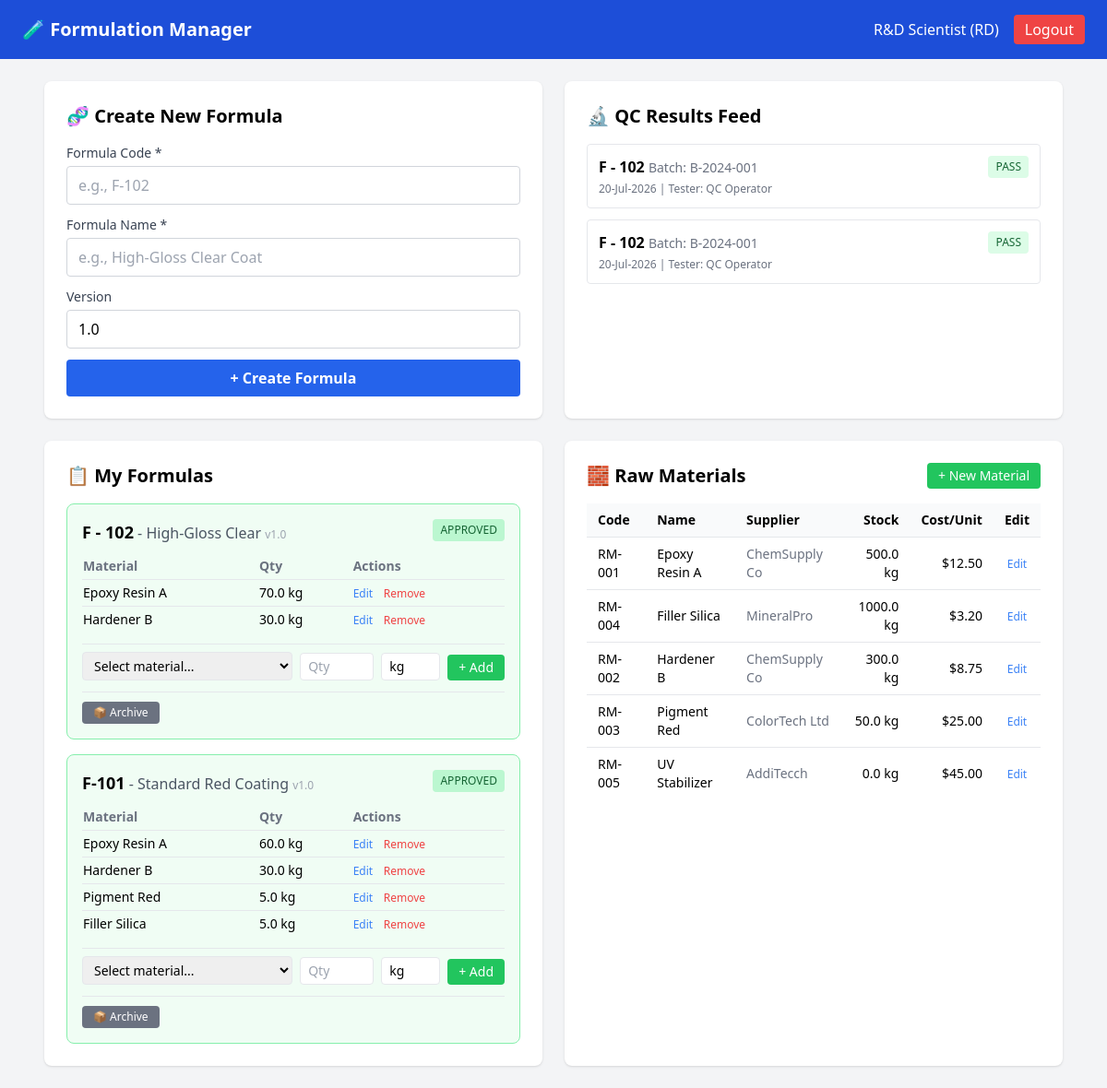
/dashboard (signed in), run on an earlier commit of the app's database.
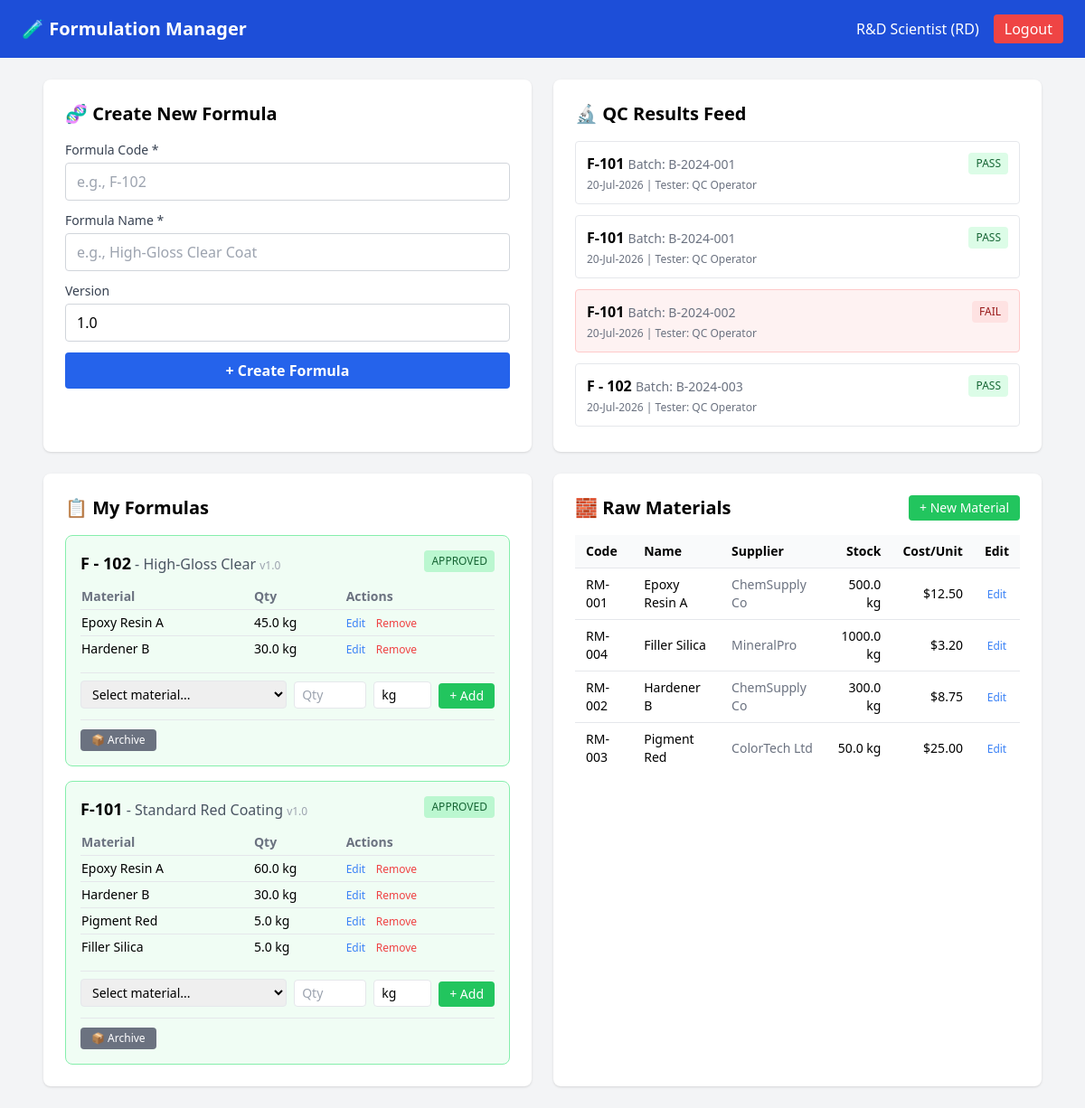
And on a later commit of the database.
### app.py (models this page shows)
class QCTestResult(db.Model):
    id = db.Column(db.Integer, primary_key=True)
    formula_id = db.Column(db.Integer, db.ForeignKey('formula.id'), nullable=False)
    batch_number = db.Column(db.String(50), nullable=False)
    test_date = db.Column(db.DateTime, default=datetime.utcnow)
    tested_by = db.Column(db.String(80))
    parameters = db.Column(db.Text)  # JSON string: [{"name":"Viscosity","result":"1500","unit":"cP","spec":"1400-1600","pass":true}]
    status = db.Column(db.String(20), default='pending')  # pass, fail, pending
    notes = db.Column(db.Text)
    formula = db.relationship('Formula')

class Formula(db.Model):
    id = db.Column(db.Integer, primary_key=True)
    code = db.Column(db.String(20), unique=True, nullable=False)
    name = db.Column(db.String(200), nullable=False)
    version = db.Column(db.String(10), default='1.0')
    status = db.Column(db.String(20), default='draft')  # draft, approved, archived
    created_by = db.Column(db.String(80))
    created_at = db.Column(db.DateTime, default=datetime.utcnow)
    ingredients = db.relationship('FormulaIngredient', backref='formula', lazy=True)

class FormulaIngredient(db.Model):
    id = db.Column(db.Integer, primary_key=True)
    formula_id = db.Column(db.Integer, db.ForeignKey('formula.id'), nullable=False)
    raw_material_id = db.Column(db.Integer, db.ForeignKey('raw_material.id'), nullable=False)
    quantity = db.Column(db.Float, nullable=False)
    unit = db.Column(db.String(20), default='kg')
    material = db.relationship('RawMaterial')

class RawMaterial(db.Model):
    id = db.Column(db.Integer, primary_key=True)
    code = db.Column(db.String(20), unique=True, nullable=False)
    name = db.Column(db.String(100), nullable=False)
    supplier = db.Column(db.String(100))
    unit = db.Column(db.String(20), default='kg')
    cost_per_unit = db.Column(db.Float)
    stock_level = db.Column(db.Float, default=0)
    created_by = db.Column(db.String(80))
    created_at = db.Column(db.DateTime, default=datetime.utcnow)

### app.py (the view, shortened to what this page needs)
@app.route('/dashboard')
@login_required
def dashboard():
    role_templates = {
        'qc': 'dashboard_qc.html',
        'rd': 'dashboard_rd.html',
        'planner': 'dashboard_planner.html',
        'production': 'dashboard_production.html',
        'factory': 'dashboard_factory.html',
        'audit': 'dashboard_audit.html',
        'md': 'dashboard_md.html'
    }
    template = role_templates.get(current_user.role, 'login.html')
    if current_user.role == 'qc':
        formulas = Formula.query.filter_by(status='approved').all()
        recent_tests = QCTestResult.query.order_by(QCTestResult.test_date.desc()).limit(10).all()
        return render_template(template, formulas=formulas, recent_tests=recent_tests)
    elif current_user.role == 'rd':
        formulas = Formula.query.order_by(Formula.created_at.desc()).all()
        materials = RawMaterial.query.order_by(RawMaterial.name).all()
        qc_feed = QCTestResult.query.order_by(QCTestResult.test_date.desc()).limit(20).all()
        return render_template(template, formulas=formulas, materials=materials, qc_feed=qc_feed)
    return render_template(template)

### app.py (called while the page is built)
@login_manager.user_loader
def load_user(user_id):
    return User.query.get(int(user_id))

### templates/dashboard_rd.html (shortened to what the changed rows need)
{% extends "base.html" %}
{% block content %}
<div class="grid grid-cols-1 md:grid-cols-2 gap-6 mb-6">
    <div class="bg-white rounded-lg shadow p-6">
        <h2 class="text-xl font-bold mb-4">🧬 Create New Formula</h2>
    </div>
    <div class="bg-white rounded-lg shadow p-6">
        <h2 class="text-xl font-bold mb-4">🔬 QC Results Feed</h2>
        {% if qc_feed %}
        <div class="space-y-3 max-h-80 overflow-y-auto">
            {% for test in qc_feed %}
            <div class="border rounded p-3 {% if test.status == 'fail' %}border-red-200 bg-red-50{% else %}border-gray-200{% endif %}">
                <div class="flex justify-between items-start">
                    <div>
                        <span class="font-semibold">{{ test.formula.code if test.formula else 'N/A' }}</span>
                        <span class="text-gray-500 text-sm">Batch: {{ test.batch_number }}</span>
                    </div>
                    <span class="text-xs px-2 py-1 rounded font-medium
                        {% if test.status == 'pass' %}bg-green-100 text-green-800
                        {% elif test.status == 'fail' %}bg-red-100 text-red-800
                        {% else %}bg-yellow-100 text-yellow-800{% endif %}">
                        {{ test.status.upper() }}
                    </span>
                </div>
                <div class="text-xs text-gray-500 mt-1">
                    {{ test.test_date.strftime('%d-%b-%Y') if test.test_date else '' }} | Tester: {{ test.tested_by }}
                </div>
            </div>
            {% endfor %}
        </div>
        {% else %}
        <div class="text-center py-8 text-gray-400">
            <p class="text-4xl mb-2">📭</p>
            <p>No QC results yet</p>
        </div>
        {% endif %}
    </div>
</div>
<div class="grid grid-cols-1 md:grid-cols-2 gap-6">
    <div class="bg-white rounded-lg shadow p-6">
        <h2 class="text-xl font-bold mb-4">📋 My Formulas</h2>
        {% if formulas %}
        <div class="space-y-4">
            {% for formula in formulas %}
            <div class="border rounded-lg p-4 {% if formula.status == 'approved' %}border-green-300 bg-green-50{% elif formula.status == 'archived' %}border-gray-300 bg-gray-50{% else %}border-blue-200{% endif %}">
                <div class="flex justify-between items-start mb-3">
                    <div>
                        <span class="font-bold text-lg">{{ formula.code }}</span>
                        <span class="text-gray-600">- {{ formula.name }}</span>
                        <span class="text-xs text-gray-400">v{{ formula.version }}</span>
                    </div>
                    <span class="text-xs px-2 py-1 rounded font-medium
                        {% if formula.status == 'approved' %}bg-green-200 text-green-800
                        {% elif formula.status == 'archived' %}bg-gray-300 text-gray-600
                        {% else %}bg-blue-200 text-blue-800{% endif %}">
                        {{ formula.status.upper() }}
                    </span>
                </div>
                {% if formula.ingredients %}
                <table class="w-full text-sm mb-3">
                    <thead class="text-left text-gray-500">
                        <tr>
                            <th class="pb-1">Material</th>
                            <th class="pb-1">Qty</th>
                            <th class="pb-1">Actions</th>
                        </tr>
                    </thead>
                    <tbody>
                        {% for ing in formula.ingredients %}
                        <tr class="border-t">
                            <td class="py-1">{{ ing.material.name if ing.material else 'Unknown' }}</td>
                            <td class="py-1">{{ ing.quantity }} {{ ing.unit }}</td>
                            <td class="py-1">
                                <button onclick="document.getElementById('edit-ing-{{ ing.id }}').classList.toggle('hidden')"
                                        class="text-blue-500 text-xs hover:underline">Edit</button>
                                <form method="POST" action="{{ url_for('remove_ingredient', ingredient_id=ing.id) }}" class="inline">
                                    <button type="submit" class="text-red-500 text-xs hover:underline ml-2"
                                            onclick="return confirm('Remove this ingredient?')">Remove</button>
                                </form>
                            </td>
                        </tr>
                        {% endfor %}
                    </tbody>
                </table>
                {% else %}
                <p class="text-sm text-gray-400 mb-3">No ingredients added yet</p>
                {% endif %}
                <form method="POST" action="{{ url_for('add_ingredient') }}" class="flex gap-2 items-end mt-2 pt-2 border-t">
                    <div class="flex-1">
                        <select name="material_id" required class="w-full px-2 py-1 border rounded text-sm">
                            <option value="">Select material...</option>
                        </select>
                    </div>
                    <div>
                        <input type="number" step="0.01" name="quantity" placeholder="Qty" required
                               class="w-20 px-2 py-1 border rounded text-sm">
                    </div>
                    <div>
                        <input type="text" name="unit" value="kg"
                               class="w-16 px-2 py-1 border rounded text-sm">
                    </div>
                    <button type="submit" class="bg-green-500 text-white px-3 py-1 rounded text-sm">+ Add</button>
                </form>
                <div class="flex gap-2 mt-3 pt-2 border-t">
                    {% if formula.status == 'approved' %}
                    <form method="POST" action="{{ url_for('update_formula_status', formula_id=formula.id) }}" class="inline">
                        <button type="submit" class="bg-gray-500 text-white px-3 py-1 rounded text-xs">📦 Archive</button>
                    </form>
                    {% endif %}
                </div>
            </div>
            {% endfor %}
        </div>
        {% else %}
        <div class="text-center py-8 text-gray-400">
            <p class="text-4xl mb-2">🧪</p>
            <p>No formulas created yet</p>
        </div>
        {% endif %}
    </div>
    <div class="bg-white rounded-lg shadow p-6">
        <div class="flex justify-between items-center mb-4">
            <h2 class="text-xl font-bold">🧱 Raw Materials</h2>
        </div>
        {% if materials %}
        <div class="overflow-x-auto">
            <table class="w-full text-sm">
                <thead class="bg-gray-50">
                    <tr>
                        <th class="px-3 py-2 text-left">Code</th>
                        <th class="px-3 py-2 text-left">Name</th>
                        <th class="px-3 py-2 text-left">Supplier</th>
                        <th class="px-3 py-2 text-right">Stock</th>
                        <th class="px-3 py-2 text-right">Cost/Unit</th>
                        <th class="px-3 py-2">Edit</th>
                    </tr>
                </thead>
                <tbody>
                    {% for mat in materials %}
                    <tr class="border-t hover:bg-gray-50">
                        <td class="px-3 py-2 font-medium">{{ mat.code }}</td>
                        <td class="px-3 py-2">{{ mat.name }}</td>
                        <td class="px-3 py-2 text-gray-500">{{ mat.supplier or '-' }}</td>
                        <td class="px-3 py-2 text-right">{{ mat.stock_level }} {{ mat.unit }}</td>
                        <td class="px-3 py-2 text-right">${{ "%.2f"|format(mat.cost_per_unit|float) if mat.cost_per_unit else '0.00' }}</td>
                        <td class="px-3 py-2 text-center">
                            <button onclick="document.getElementById('edit-mat-{{ mat.id }}').classList.toggle('hidden')"
                                    class="text-blue-500 text-xs hover:underline">Edit</button>
                        </td>
                    </tr>
                    {% endfor %}
                </tbody>
            </table>
        </div>
        {% else %}
        <p class="text-gray-400 text-center py-8">No materials created yet</p>
        {% endif %}
    </div>
</div>
{% endblock %}

What changed in the data, as far as the page shows it:
removed RawMaterial: code "RM-005", name "UV Stabilizer", supplier "AddiTecch", stock_level "0.0", unit "kg", cost_per_unit "45.00"
changed QCTestResult (number 1 of 4 on the later page): formula "F - 102" → "F-101"
changed QCTestResult (number 2 of 4 on the later page): formula "F - 102" → "F-101"
added QCTestResult: formula "F-101", batch_number "B-2024-002", status "FAIL", test_date "20-Jul-2026", tested_by "QC Operator"
added QCTestResult: formula "F - 102", batch_number "B-2024-003", status "PASS", test_date "20-Jul-2026", tested_by "QC Operator"
changed FormulaIngredient (number 1 of 6 on the later page): quantity "70.0" → "45.0"
